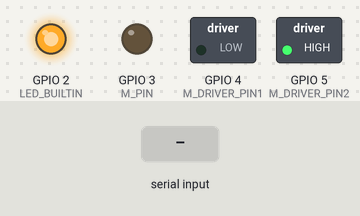
Bench run of a sketch on a simulated ESP32. Shown: switched loads named in the sketch (green lamp = pin HIGH), output pins drawn as LEDs (lit = HIGH). The test bench sets the inputs (shaded band). What the sketch prints to the serial monitor is not drawn.

Above: at 1.2 s.
1.3 s: "90,45\n" received over Serial
6.8 s: "v90\n" received over Serial
At 8.6 s:
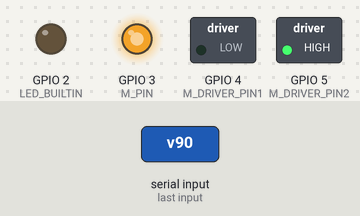
At 15.6 s:
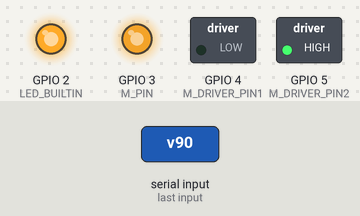
Timing chart, 0 to 31.8 s (numbered marks = the images above; inputs shaded):
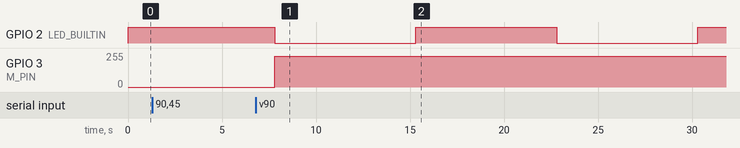

Measured:
- after the input at 6.8 s, GPIO 3 (M_PIN): 0/255 → 229/255 after 1.0 s
- by itself, GPIO 2 (LED_BUILTIN): alternates HIGH for 7.5 s and LOW for 7.5 s

The sketch:

cevgf-19.ino
```cpp
#include "Ticker.h"

/*****************************************************************/
 /*
  * You just have to modify the '#define's with you project especs
 */
/*****************************************************************/

#define M_RPM 4 // Mabuchi 4RPM Motor
#define M_PIN 3 // Motor pin
/* Directional Control pins of motor driver. Used L293D ic */
#define M_DRIVER_PIN1 4
#define M_DRIVER_PIN2 5

void inhale();
void exhale();
double cyclePerTime = (double(1)/(M_RPM/double(60)))*double(1000);
double Ti = cyclePerTime/double(2), Te = cyclePerTime/double(2);
int pwmDutyCycle;
int TiTe = 11; //1.1 , 1.2 , 1.3
int pwmPercent;

/* KEYWORD 2 -> T ms */
Ticker timer1(inhale, Ti);
Ticker timer2(exhale, Te);

String sdata="";
byte test,start;

void setup()
{
  pinMode(M_PIN, OUTPUT);
  pinMode(M_DRIVER_PIN1, OUTPUT); digitalWrite(M_DRIVER_PIN1, LOW);
  pinMode(M_DRIVER_PIN2, OUTPUT); digitalWrite(M_DRIVER_PIN2, HIGH);
  pinMode(LED_BUILTIN, OUTPUT); digitalWrite(LED_BUILTIN, HIGH);
  Serial.begin(115200);
  Serial.println("CEVGF-19 v0.2.");
  timer1.start();
}
void loop()
{
  timer1.update();
  timer2.update();

  String valStr;

  if (Serial.available()) {
      sdata = Serial.readString();

         // Process command in sdata.
         switch( sdata.charAt(0) ) {
         case 't':
            if (sdata.length()>1){
               TiTe = (sdata.substring(1)).toInt();
            }
            Serial.print("Ti:Te: ");
            Serial.println(TiTe);
            break;
         case 'v':
            if (sdata.length()>1){
               valStr = sdata.substring(1);
               pwmPercent = valStr.toInt();
               pwmDutyCycle = map(pwmPercent,0,100,0,255);
            }
            Serial.print("PWM: ");
            Serial.print(pwmPercent);
            Serial.println("%");
            break;
         default: Serial.println(sdata);
         }
         sdata = "";
   }


  switch (TiTe) {
    case 11:
      Serial.println("Ti:Te = 1:1");
      Ti = cyclePerTime/double(2);
      Te = cyclePerTime/double(2);
    break;

    case 12:
      Serial.println("Ti:Te = 1:2");
      Ti = cyclePerTime/double(2);
      Te = cyclePerTime/double(4);
    break;

    case 13:
      Serial.println("Ti:Te = 1:3");
      Ti = cyclePerTime/double(2);
      Te = cyclePerTime/double(6);
    break;

    default:
      Serial.println("Ti:Te = 1:1");
      Ti = cyclePerTime/double(2);
      Te = cyclePerTime/double(2);
  }

  timer1.interval(Ti);
  timer2.interval(Te);

}

void inhale() {
  timer1.pause();
  timer2.start();
  analogWrite(M_PIN, pwmDutyCycle);
  digitalWrite(LED_BUILTIN, LOW);

}

void exhale() {
  timer2.pause();
  timer1.start();
  analogWrite(M_PIN, pwmDutyCycle);
  digitalWrite(LED_BUILTIN, HIGH);
}
```
